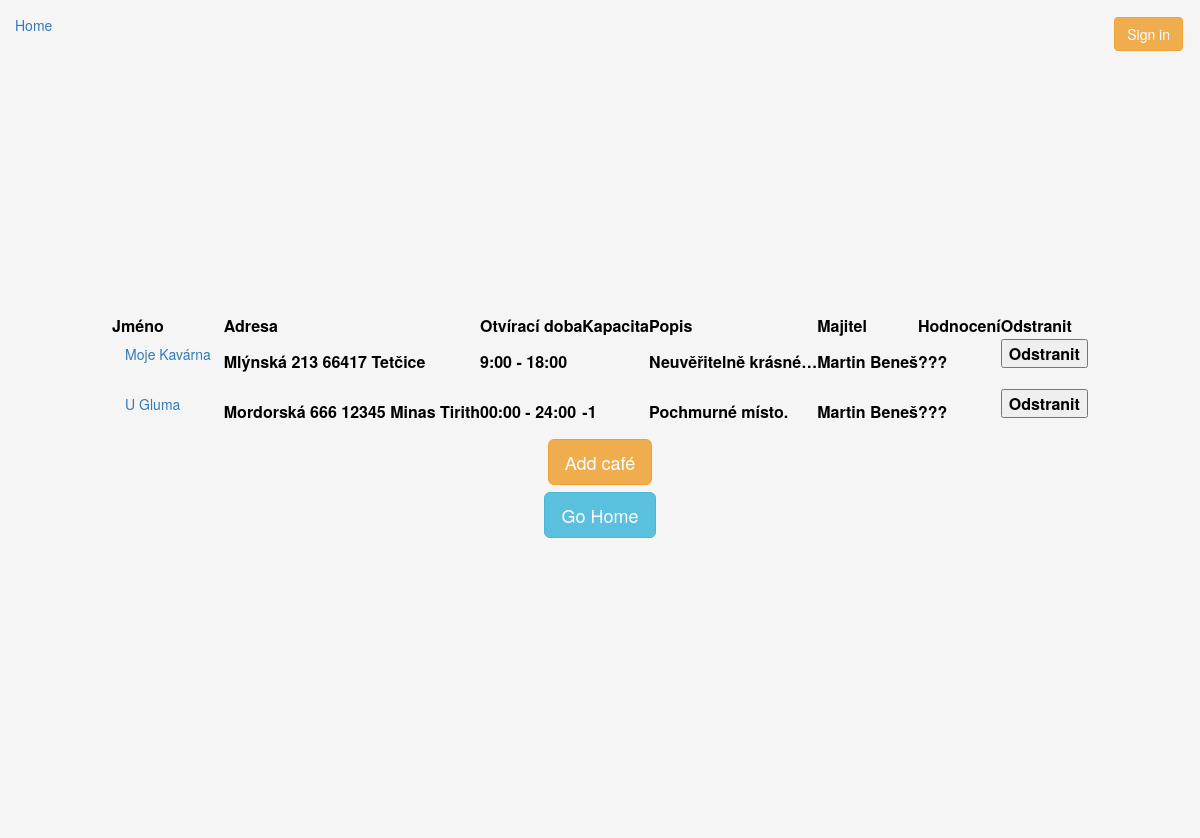
Page /cafes/ on the earlier database version.
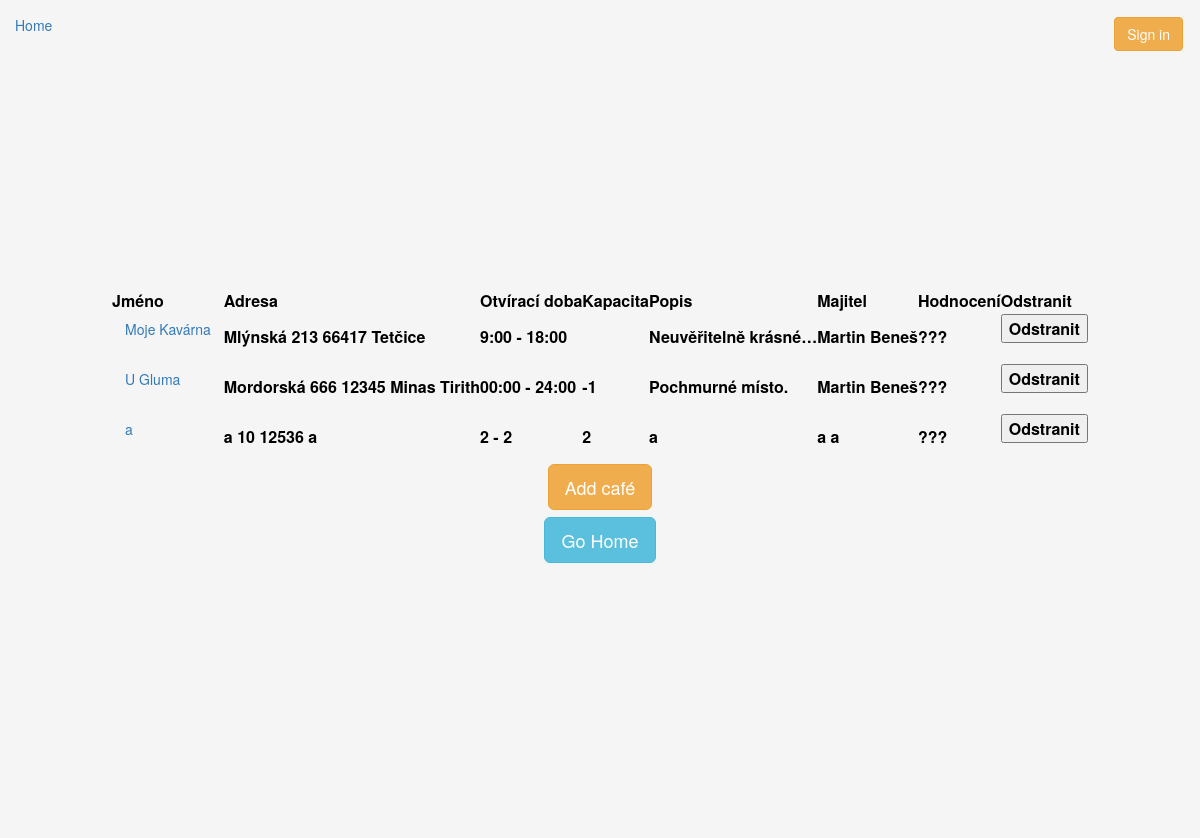
Same page on the later database version.
### kavarna/models.py (models this page shows, shortened)
class Cafe(models.Model):
    name = models.CharField(max_length=64)
    street = models.CharField(max_length=64, blank=True, null=True, default='')
    housenumber = models.PositiveIntegerField(blank=True, null=True, default=0) # needs to be changed
    city = models.CharField(max_length=64, blank=True, null=True, default='')
    psc = models.CharField(max_length=64, blank=True, null=True, default='')
    opensAt = models.CharField(max_length=64, blank=True, null=True, default='')
    closesAt = models.CharField(max_length=64, blank=True, null=True, default='')
    capacity = models.PositiveSmallIntegerField(blank=True, null=True, default=0)
    description = models.TextField(blank=True, null=True, default='')
    owner = models.ForeignKey(User, on_delete=models.CASCADE)
    offers_coffee = models.ManyToManyField(Coffee)

### kavarna/views.py (the view)
# urls.py: path('cafes/', views.cafes, name='cafes'),
def cafes(request):
    d = generateDict(request)
    if 'message' in d:
        return errLogout(request, d)
    if request.method == 'POST':
        pk = request.POST.get('pk')
        models.Cafe.objects.get(pk=pk).delete()
        return HttpResponseRedirect('')
    d['cafes_list'] = models.Cafe.objects.all()
    d['users_list'] = User.objects.all()
    d['drinkers_list'] = models.Drinker.objects.all()
    return render(request, "cafes.html", d)

### kavarna/core.py (called while the page is built)
def generateDict(request):
    try:
        email = request.COOKIES['user']
        if User.objects.get(email=email) != None:
            d = {'loggeduser'    : User.objects.get(email=email),
                 'loggeddrinker' : models.Drinker.getData(email) }
        else:
            d = {'message'   : 'Unknown user'}
    except:
        d = {}
    d['key'] = request.GET.get('key', '')
    return d

### kavarna/templates/cafes.html (shortened to what this page needs)
{% extends "titlepage.html" %}
{% block content %}
<table>
    <tr>
        <th>Jméno</th>
        <th>Adresa</th>
        <th>Otvírací doba</th>
        <th>Kapacita</th>
        <th>Popis</th>
        <th>Majitel</th>
        <th>Hodnocení</th>
        <th>Odstranit</th>
    </tr>
    {% for a in cafes_list %}
    <tr>
        <th>
            <form method="get" action="/cafe">
                <button class="btn btn-link" type="Submit">{{a.name}}</button>
            </form>
        </th>
        <th>{{a.street|default:""}} {{a.housenumber|default:""}} {{a.psc|default:""}} {{a.city|default:""}}</th>
        <th>{{a.opensAt|default:"???"}} - {{a.closesAt|default:"???"}}</th>
        <th>{{a.capacity|default:""}}</th>
        <th>{{a.description|default:""|truncatechars:20}}</th>
        <th>{{a.owner.first_name}} {{a.owner.last_name}}</th>
        <th>???</th>
        <th>
            <form method="post" action="">{% csrf_token %}
                <button type="Submit">Odstranit</button>
            </form>
        </th>
    </tr>
    {% endfor %}
</table>
<div class="row hcentralize">
    <a href="{% url 'addcafe' %}"><button class="btn btn-lg btn-warning" type="submit">Add café</button></a>
</div>
<div class="row hcentralize">
    <a href="{% url '' %}"><button class="btn btn-lg btn-info" type="submit">Go Home</button></a>
</div>
{% endblock %}

### kavarna/templates/titlepage.html
{% extends "base.html" %}
{% block maincontent %}
<div class="row vertical-center hcentralize ">
    <div class="col">
        {% block content %}
        {% endblock %}
    </div>
</div>
{% endblock %}

### kavarna/templates/base.html (shortened to what this page needs)
{% load static %}
<html>
    <head>
        <link rel="stylesheet" href="https://maxcdn.bootstrapcdn.com/bootstrap/3.3.7/css/bootstrap.min.css">
        <link rel = "stylesheet" type = "text/css" href = "{% static 'kavarna/styles.css' %}">
    </head>
    <body class="backgrounder">
        <div class="panel-body">
            <div class="row">
                <div class="col-xs-12">
                    {% block homelink %}
                        <div class="col pull-left" style="margin-top: 0;">
                            <a href="{% url '' %}">Home</a>
                        </div>
                    {% endblock %}
                    <div class="col pull-right" style="margin-top: 0;">
                            {% if loggeduser %}
                            <div class="dropdown">
                                <button class="btn dropdown-toggle" type="button" data-toggle="dropdown">
                                {{ loggeduser.first_name }} {{ loggeduser.last_name }}
                                <span class="caret"></span></button>
                                <ul class="dropdown-menu">
                                    <li><a href="{% url 'profile' %}?user={{ loggeduser.pk }}">Zobrazit profil</a></li>
                                    <li><a href="{% url 'logout' %}">Logout</a></li>
                                </ul>
                            </div>
                            {% else %}
                            <a href="{% url 'signin' %}">
                                <button class="btn btn-warning" type="button">
                                Sign in
                                </button>
                            </a>
                            {% endif %}
                    </div>
                </div>
            </div>
        </div>
        <div class="container-fluid">
            {% block maincontent %}
            {% endblock %}
        </div>
        <div class="container-fluid" style="padding-top: 50px">
    </body>
</html>

### kavarna/static/kavarna/styles.css (style rules this page uses)
html, body { height: 100%; }
.backgrounder { background-color: #f5f5f5; color: black; }
.hcentralize { display: -ms-flexbox; display: -webkit-box; display: flex; -ms-flex-align: center; -ms-flex-pack: center; -webkit-box-align: center; -webkit-box-pack: center; justify-content: center; }
input, .btn-warning, .btn-primary { margin: 2px; }
.btn-info { margin: 5px; }
.vertical-center { min-height: 90%; min-height: 90vh; display: flex; align-items: center; }

Differences in the rows shown:
added Cafe: name "a", street "a", housenumber "10", psc "12536", city "a", opensAt "2", closesAt "2", capacity "2", description "a", owner.first_name "a", owner.last_name "a"
